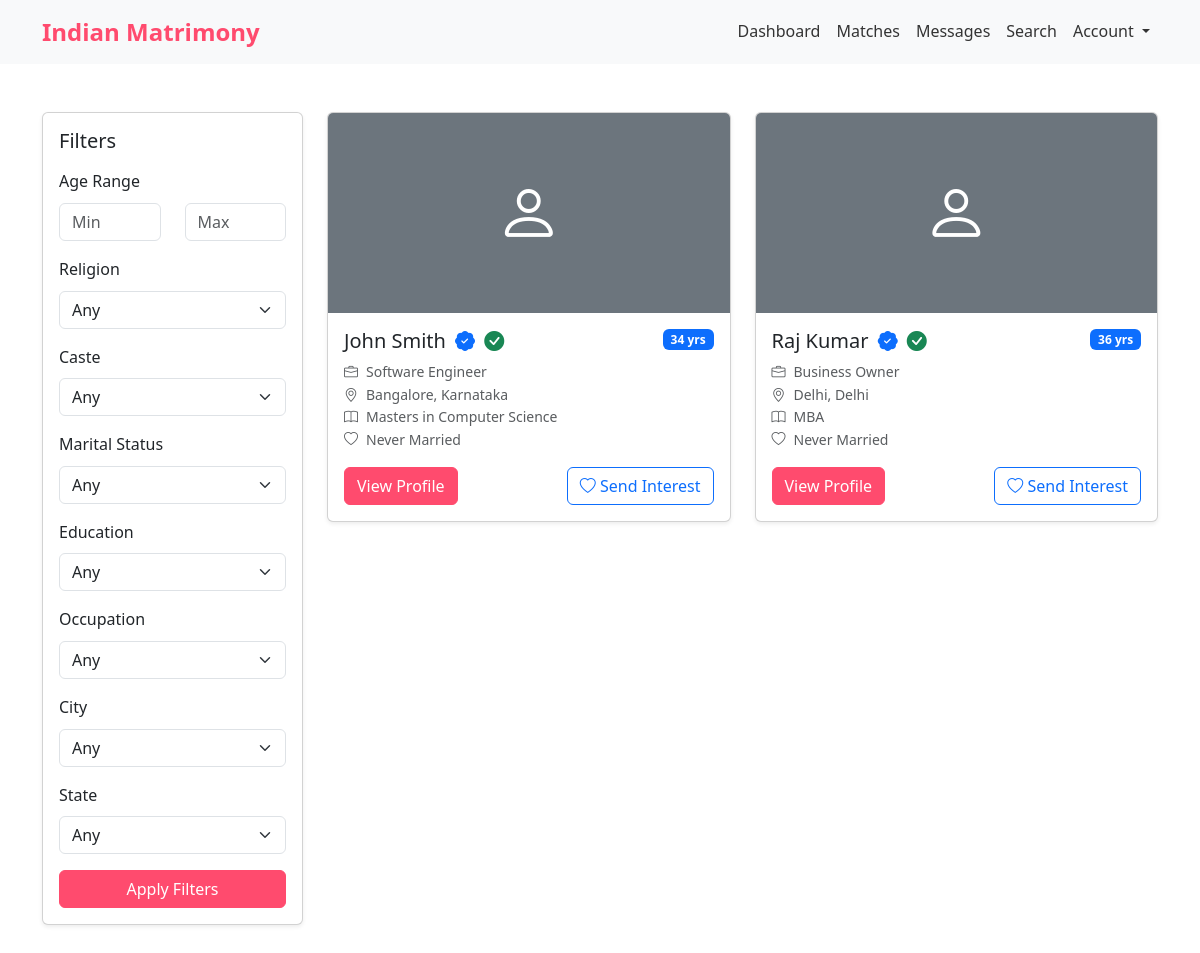
The page /matches.php (signed in) on the database its author committed.
### tables this page shows
CREATE TABLE profiles (
    id INT PRIMARY KEY AUTO_INCREMENT,
    user_id INT NOT NULL,
    first_name VARCHAR(50),
    last_name VARCHAR(50),
    gender ENUM('Male', 'Female'),
    dob DATE,
    religion VARCHAR(50),
    caste VARCHAR(50),
    occupation VARCHAR(100),
    income VARCHAR(50),
    education VARCHAR(100),
    marital_status ENUM('Never Married', 'Divorced', 'Widowed'),
    height DECIMAL(5,2),
    about_me TEXT,
    city VARCHAR(50),
    state VARCHAR(50),
    country VARCHAR(50) DEFAULT 'India',
    profile_pic VARCHAR(255),
    created_at TIMESTAMP DEFAULT CURRENT_TIMESTAMP,
    updated_at TIMESTAMP DEFAULT CURRENT_TIMESTAMP ON UPDATE CURRENT_TIMESTAMP,
    CONSTRAINT fk_user_profile FOREIGN KEY (user_id) REFERENCES users(id) ON DELETE CASCADE
);

### matches.php (the view, shortened to what this page needs)
<?php
require_once 'config/database.php';
$user_id = $_SESSION['user_id'];
$matches = [];
$min_age = isset($_GET['min_age']) ? (int)$_GET['min_age'] : null;
$max_age = isset($_GET['max_age']) ? (int)$_GET['max_age'] : null;
try {
    $conn = connectDB();
    $stmt = mysqli_prepare($conn, "
        SELECT p.*, u.email, u.is_premium
        FROM profiles p
        JOIN users u ON p.user_id = u.id
        WHERE p.user_id = ?
    ");
    mysqli_stmt_bind_param($stmt, "i", $user_id);
    if (!mysqli_stmt_execute($stmt)) {
        throw new Exception("Query execution failed: " . mysqli_stmt_error($stmt));
    }
    $result = mysqli_stmt_get_result($stmt);
    $user_profile = mysqli_fetch_assoc($result);
    $base_query = "
        SELECT DISTINCT p.*, u.email, u.is_premium, u.is_verified,
            TIMESTAMPDIFF(YEAR, p.dob, CURDATE()) as age
        FROM profiles p
        JOIN users u ON p.user_id = u.id
        WHERE p.user_id != ? AND p.gender != ?
    ";
    $params = [$user_id, $user_profile['gender']];
    $types = "is";
    $base_query .= " ORDER BY u.is_premium DESC, p.created_at DESC LIMIT 20";
    $stmt = mysqli_prepare($conn, $base_query);
    mysqli_stmt_bind_param($stmt, $types, ...$params);
    if (!mysqli_stmt_execute($stmt)) {
        throw new Exception("Query execution failed: " . mysqli_stmt_error($stmt));
    }
    $result = mysqli_stmt_get_result($stmt);
    $matches = mysqli_fetch_all($result, MYSQLI_ASSOC);
} catch (Exception $e) {
    $error = $e->getMessage();
} finally {
    if (isset($conn)) {
        closeDB($conn);
    }
}
?>
<!DOCTYPE html>
<html lang="en">
<head>
    <link href="https://cdn.jsdelivr.net/npm/bootstrap@5.3.0/dist/css/bootstrap.min.css" rel="stylesheet">
    <link rel="stylesheet" href="https://cdn.jsdelivr.net/npm/bootstrap-icons@1.7.2/font/bootstrap-icons.css">
    <link rel="stylesheet" href="assets/css/style.css">
</head>
<body>
    <?php include 'includes/header.php'; ?>
    <div class="container py-5">
        <div class="row">
            <div class="col-md-3">
                <div class="card shadow-sm mb-4">
                    <div class="card-body">
                        <h5 class="card-title mb-3">Filters</h5>
                        <form method="GET" action="matches.php" class="needs-validation" novalidate>
                            <div class="mb-3">
                                <label class="form-label">Age Range</label>
                                <div class="row">
                                    <div class="col-6">
                                        <input type="number" class="form-control" name="min_age" placeholder="Min" min="18" max="100" value="<?php echo $min_age; ?>">
                                    </div>
                                    <div class="col-6">
                                        <input type="number" class="form-control" name="max_age" placeholder="Max" min="18" max="100" value="<?php echo $max_age; ?>">
                                    </div>
                                </div>
                            </div>
                            <div class="mb-3">
                                <label class="form-label">Religion</label>
                                <select class="form-select" name="religion">
                                    <option value="">Any</option>
                                </select>
                            </div>
                            <div class="mb-3">
                                <label class="form-label">Caste</label>
                                <select class="form-select" name="caste">
                                    <option value="">Any</option>
                                </select>
                            </div>
                            <div class="mb-3">
                                <label class="form-label">Marital Status</label>
                                <select class="form-select" name="marital_status">
                                    <option value="">Any</option>
                                </select>
                            </div>
                            <div class="mb-3">
                                <label class="form-label">Education</label>
                                <select class="form-select" name="education">
                                    <option value="">Any</option>
                                </select>
                            </div>
                            <div class="mb-3">
                                <label class="form-label">Occupation</label>
                                <select class="form-select" name="occupation">
                                    <option value="">Any</option>
                                </select>
                            </div>
                            <div class="mb-3">
                                <label class="form-label">City</label>
                                <select class="form-select" name="city">
                                    <option value="">Any</option>
                                </select>
                            </div>
                            <div class="mb-3">
                                <label class="form-label">State</label>
                                <select class="form-select" name="state">
                                    <option value="">Any</option>
                                </select>
                            </div>
                            <div class="d-grid">
                                <button type="submit" class="btn btn-primary">Apply Filters</button>
                            </div>
                        </form>
                    </div>
                </div>
            </div>
            <div class="col-md-9">
                <?php if (empty($matches)): ?>
                    <div class="alert alert-info">
                        <i class="bi bi-info-circle me-2"></i>
                        No matches found with the selected filters. Try adjusting your filters to see more profiles.
                    </div>
                <?php else: ?>
                    <div class="row row-cols-1 row-cols-md-2 g-4">
                        <?php foreach ($matches as $match): ?>
                            <div class="col">
                                <div class="card h-100 shadow-sm">
                                    <?php if ($match['profile_pic']): ?>
                                        <img src="<?php echo htmlspecialchars($match['profile_pic']); ?>"
                                             class="card-img-top" alt="Profile Picture"
                                             style="height: 200px; object-fit: cover;">
                                    <?php else: ?>
                                        <div class="card-img-top bg-secondary text-white d-flex align-items-center justify-content-center"
                                             style="height: 200px;">
                                            <i class="bi bi-person" style="font-size: 4rem;"></i>
                                        </div>
                                    <?php endif; ?>
                                    <div class="card-body">
                                        <div class="d-flex justify-content-between align-items-start mb-2">
                                            <h5 class="card-title mb-0">
                                                <?php echo htmlspecialchars($match['first_name'] . ' ' . $match['last_name']); ?>
                                                <?php if ($match['is_premium']): ?>
                                                    <i class="bi bi-patch-check-fill text-primary ms-1" title="Premium Member"></i>
                                                <?php endif; ?>
                                                <?php if ($match['is_verified']): ?>
                                                    <i class="bi bi-check-circle-fill text-success ms-1" title="Verified Profile"></i>
                                                <?php endif; ?>
                                            </h5>
                                            <span class="badge bg-primary"><?php echo $match['age']; ?> yrs</span>
                                        </div>
                                        <div class="small text-muted mb-3">
                                            <div><i class="bi bi-briefcase me-2"></i><?php echo htmlspecialchars($match['occupation']); ?></div>
                                            <div><i class="bi bi-geo-alt me-2"></i><?php echo htmlspecialchars($match['city'] . ', ' . $match['state']); ?></div>
                                            <div><i class="bi bi-book me-2"></i><?php echo htmlspecialchars($match['education']); ?></div>
                                            <div><i class="bi bi-heart me-2"></i><?php echo htmlspecialchars($match['marital_status']); ?></div>
                                        </div>
                                        <div class="d-flex justify-content-between align-items-center">
                                            <a href="view-profile.php?id=<?php echo $match['user_id']; ?>" class="btn btn-primary">
                                                View Profile
                                            </a>
                                            <button class="btn btn-outline-primary" onclick="sendInterest(<?php echo $match['user_id']; ?>)">
                                                <i class="bi bi-heart"></i> Send Interest
                                            </button>
                                        </div>
                                    </div>
                                </div>
                            </div>
                        <?php endforeach; ?>
                    </div>
                <?php endif; ?>
            </div>
        </div>
    </div>
</body>
</html>

### includes/header.php (shortened to what this page needs)
<nav class="navbar navbar-expand-lg navbar-light bg-light">
    <div class="container">
        <a class="navbar-brand" href="index.php">Indian Matrimony</a>
        <div class="collapse navbar-collapse" id="navbarNav">
            <ul class="navbar-nav ms-auto">
                <?php if(isset($_SESSION['user_id'])): ?>
                    <li class="nav-item">
                        <a class="nav-link" href="dashboard.php">Dashboard</a>
                    </li>
                    <li class="nav-item">
                        <a class="nav-link" href="matches.php">Matches</a>
                    </li>
                    <li class="nav-item">
                        <a class="nav-link" href="chat.php">Messages</a>
                    </li>
                    <li class="nav-item">
                        <a class="nav-link" href="search.php">Search</a>
                    </li>
                    <li class="nav-item dropdown">
                        <a class="nav-link dropdown-toggle" href="#" id="navbarDropdown" role="button"
                           data-bs-toggle="dropdown" aria-expanded="false">
                            Account
                        </a>
                    </li>
                <?php endif; ?>
            </ul>
        </div>
    </div>
</nav>

### assets/css/style.css (style rules this page uses)
:root { --primary-color: #FF4B6E; --secondary-color: #6C63FF; --text-color: #333; --light-gray: #f8f9fa; --dark-gray: #343a40; }
body { font-family: 'Segoe UI', Arial, sans-serif; color: var(--text-color); line-height: 1.6; }
.navbar-brand { font-size: 1.5rem; font-weight: bold; color: var(--primary-color) !important; }
.nav-link { color: var(--text-color) !important; font-weight: 500; }
.btn-primary { background-color: var(--primary-color); border-color: var(--primary-color); }

### rows shown on the page
profiles: first_name+last_name "John Smith", age "34", occupation "Software Engineer", city+state "Bangalore, Karnataka", education "Masters in Computer Science", marital_status "Never Married"
profiles: first_name+last_name "Raj Kumar", age "36", occupation "Business Owner", city+state "Delhi, Delhi", education "MBA", marital_status "Never Married"
